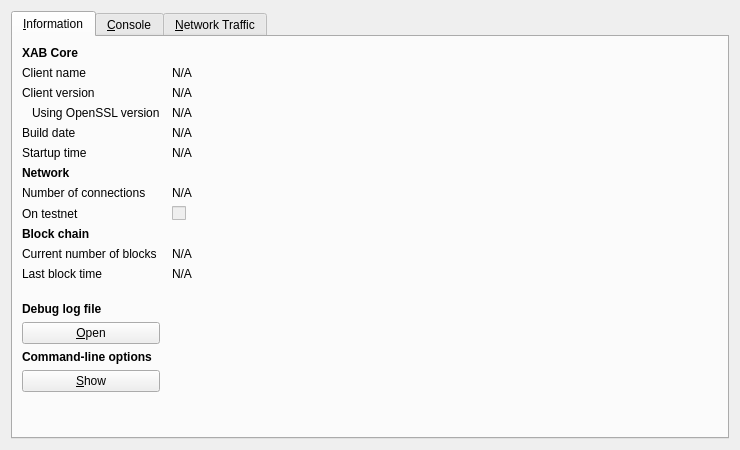
<?xml version="1.0" encoding="UTF-8"?>
<ui version="4.0">
 <class>RPCConsole</class>
 <widget class="QDialog" name="RPCConsole">
  <property name="geometry">
   <rect>
    <x>0</x>
    <y>0</y>
    <width>740</width>
    <height>450</height>
   </rect>
  </property>
  <property name="windowTitle">
   <string>XAB - Debug window</string>
  </property>
  <layout class="QVBoxLayout" name="verticalLayout_2">
   <item>
    <widget class="QTabWidget" name="tabWidget">
     <property name="currentIndex">
      <number>0</number>
     </property>
     <widget class="QWidget" name="tab_info">
      <attribute name="title">
       <string>&amp;Information</string>
      </attribute>
      <layout class="QGridLayout" name="gridLayout" columnstretch="0,1">
       <property name="horizontalSpacing">
        <number>12</number>
       </property>
       <item row="0" column="0">
        <widget class="QLabel" name="label_9">
         <property name="font">
          <font>
           <weight>75</weight>
           <bold>true</bold>
          </font>
         </property>
         <property name="text">
          <string>XAB Core</string>
         </property>
        </widget>
       </item>
       <item row="1" column="0">
        <widget class="QLabel" name="label_5">
         <property name="text">
          <string>Client name</string>
         </property>
        </widget>
       </item>
       <item row="1" column="1">
        <widget class="QLabel" name="clientName">
         <property name="cursor">
          <cursorShape>IBeamCursor</cursorShape>
         </property>
         <property name="text">
          <string>N/A</string>
         </property>
         <property name="textFormat">
          <enum>Qt::PlainText</enum>
         </property>
         <property name="textInteractionFlags">
          <set>Qt::LinksAccessibleByMouse|Qt::TextSelectableByKeyboard|Qt::TextSelectableByMouse</set>
         </property>
        </widget>
       </item>
       <item row="2" column="0">
        <widget class="QLabel" name="label_6">
         <property name="text">
          <string>Client version</string>
         </property>
        </widget>
       </item>
       <item row="2" column="1">
        <widget class="QLabel" name="clientVersion">
         <property name="cursor">
          <cursorShape>IBeamCursor</cursorShape>
         </property>
         <property name="text">
          <string>N/A</string>
         </property>
         <property name="textFormat">
          <enum>Qt::PlainText</enum>
         </property>
         <property name="textInteractionFlags">
          <set>Qt::LinksAccessibleByMouse|Qt::TextSelectableByKeyboard|Qt::TextSelectableByMouse</set>
         </property>
        </widget>
       </item>
       <item row="3" column="0">
        <widget class="QLabel" name="label_14">
         <property name="text">
          <string>Using OpenSSL version</string>
         </property>
         <property name="indent">
          <number>10</number>
         </property>
        </widget>
       </item>
       <item row="3" column="1">
        <widget class="QLabel" name="openSSLVersion">
         <property name="cursor">
          <cursorShape>IBeamCursor</cursorShape>
         </property>
         <property name="text">
          <string>N/A</string>
         </property>
         <property name="textFormat">
          <enum>Qt::PlainText</enum>
         </property>
         <property name="textInteractionFlags">
          <set>Qt::LinksAccessibleByMouse|Qt::TextSelectableByKeyboard|Qt::TextSelectableByMouse</set>
         </property>
        </widget>
       </item>
       <item row="4" column="0">
        <widget class="QLabel" name="label_12">
         <property name="text">
          <string>Build date</string>
         </property>
        </widget>
       </item>
       <item row="4" column="1">
        <widget class="QLabel" name="buildDate">
         <property name="cursor">
          <cursorShape>IBeamCursor</cursorShape>
         </property>
         <property name="text">
          <string>N/A</string>
         </property>
         <property name="textFormat">
          <enum>Qt::PlainText</enum>
         </property>
         <property name="textInteractionFlags">
          <set>Qt::LinksAccessibleByMouse|Qt::TextSelectableByKeyboard|Qt::TextSelectableByMouse</set>
         </property>
        </widget>
       </item>
       <item row="5" column="0">
        <widget class="QLabel" name="label_13">
         <property name="text">
          <string>Startup time</string>
         </property>
        </widget>
       </item>
       <item row="5" column="1">
        <widget class="QLabel" name="startupTime">
         <property name="cursor">
          <cursorShape>IBeamCursor</cursorShape>
         </property>
         <property name="text">
          <string>N/A</string>
         </property>
         <property name="textFormat">
          <enum>Qt::PlainText</enum>
         </property>
         <property name="textInteractionFlags">
          <set>Qt::LinksAccessibleByMouse|Qt::TextSelectableByKeyboard|Qt::TextSelectableByMouse</set>
         </property>
        </widget>
       </item>
       <item row="6" column="0">
        <widget class="QLabel" name="label_11">
         <property name="font">
          <font>
           <weight>75</weight>
           <bold>true</bold>
          </font>
         </property>
         <property name="text">
          <string>Network</string>
         </property>
        </widget>
       </item>
       <item row="7" column="0">
        <widget class="QLabel" name="label_7">
         <property name="text">
          <string>Number of connections</string>
         </property>
        </widget>
       </item>
       <item row="7" column="1">
        <widget class="QLabel" name="numberOfConnections">
         <property name="cursor">
          <cursorShape>IBeamCursor</cursorShape>
         </property>
         <property name="text">
          <string>N/A</string>
         </property>
         <property name="textFormat">
          <enum>Qt::PlainText</enum>
         </property>
         <property name="textInteractionFlags">
          <set>Qt::LinksAccessibleByMouse|Qt::TextSelectableByKeyboard|Qt::TextSelectableByMouse</set>
         </property>
        </widget>
       </item>
       <item row="8" column="0">
        <widget class="QLabel" name="label_8">
         <property name="text">
          <string>On testnet</string>
         </property>
        </widget>
       </item>
       <item row="8" column="1">
        <widget class="QCheckBox" name="isTestNet">
         <property name="enabled">
          <bool>false</bool>
         </property>
         <property name="text">
          <string/>
         </property>
        </widget>
       </item>
       <item row="9" column="0">
        <widget class="QLabel" name="label_10">
         <property name="font">
          <font>
           <weight>75</weight>
           <bold>true</bold>
          </font>
         </property>
         <property name="text">
          <string>Block chain</string>
         </property>
        </widget>
       </item>
       <item row="10" column="0">
        <widget class="QLabel" name="label_3">
         <property name="text">
          <string>Current number of blocks</string>
         </property>
        </widget>
       </item>
       <item row="10" column="1">
        <widget class="QLabel" name="numberOfBlocks">
         <property name="cursor">
          <cursorShape>IBeamCursor</cursorShape>
         </property>
         <property name="text">
          <string>N/A</string>
         </property>
         <property name="textFormat">
          <enum>Qt::PlainText</enum>
         </property>
         <property name="textInteractionFlags">
          <set>Qt::LinksAccessibleByMouse|Qt::TextSelectableByKeyboard|Qt::TextSelectableByMouse</set>
         </property>
        </widget>
       </item>
       <item row="11" column="0">
        <widget class="QLabel" name="label_2">
         <property name="text">
          <string>Last block time</string>
         </property>
        </widget>
       </item>
       <item row="11" column="1">
        <widget class="QLabel" name="lastBlockTime">
         <property name="cursor">
          <cursorShape>IBeamCursor</cursorShape>
         </property>
         <property name="text">
          <string>N/A</string>
         </property>
         <property name="textFormat">
          <enum>Qt::PlainText</enum>
         </property>
         <property name="textInteractionFlags">
          <set>Qt::LinksAccessibleByMouse|Qt::TextSelectableByKeyboard|Qt::TextSelectableByMouse</set>
         </property>
        </widget>
       </item>
       <item row="12" column="0">
        <spacer name="verticalSpacer_2">
         <property name="orientation">
          <enum>Qt::Vertical</enum>
         </property>
         <property name="sizeHint" stdset="0">
          <size>
           <width>20</width>
           <height>20</height>
          </size>
         </property>
        </spacer>
       </item>
       <item row="13" column="0">
        <widget class="QLabel" name="labelDebugLogfile">
         <property name="font">
          <font>
           <weight>75</weight>
           <bold>true</bold>
          </font>
         </property>
         <property name="text">
          <string>Debug log file</string>
         </property>
        </widget>
       </item>
       <item row="14" column="0">
        <widget class="QPushButton" name="openDebugLogfileButton">
         <property name="toolTip">
          <string>Open the XAB debug log file from the current data directory. This can take a few seconds for large log files.</string>
         </property>
         <property name="text">
          <string>&amp;Open</string>
         </property>
         <property name="autoDefault">
          <bool>false</bool>
         </property>
        </widget>
       </item>
       <item row="15" column="0">
        <widget class="QLabel" name="labelCLOptions">
         <property name="font">
          <font>
           <weight>75</weight>
           <bold>true</bold>
          </font>
         </property>
         <property name="text">
          <string>Command-line options</string>
         </property>
        </widget>
       </item>
       <item row="16" column="0">
        <widget class="QPushButton" name="showCLOptionsButton">
         <property name="toolTip">
          <string>Show the XAB-Qt help message to get a list with possible XAB command-line options.</string>
         </property>
         <property name="text">
          <string>&amp;Show</string>
         </property>
         <property name="autoDefault">
          <bool>false</bool>
         </property>
        </widget>
       </item>
       <item row="17" column="0">
        <spacer name="verticalSpacer">
         <property name="orientation">
          <enum>Qt::Vertical</enum>
         </property>
         <property name="sizeHint" stdset="0">
          <size>
           <width>20</width>
           <height>40</height>
          </size>
         </property>
        </spacer>
       </item>
      </layout>
     </widget>
     <widget class="QWidget" name="tab_console">
      <attribute name="title">
       <string>&amp;Console</string>
      </attribute>
      <layout class="QVBoxLayout" name="verticalLayout_3">
       <property name="spacing">
        <number>3</number>
       </property>
       <item>
        <widget class="QTextEdit" name="messagesWidget">
         <property name="minimumSize">
          <size>
           <width>0</width>
           <height>100</height>
          </size>
         </property>
         <property name="readOnly">
          <bool>true</bool>
         </property>
         <property name="tabKeyNavigation" stdset="0">
          <bool>false</bool>
         </property>
         <property name="columnCount" stdset="0">
          <number>2</number>
         </property>
        </widget>
       </item>
       <item>
        <layout class="QHBoxLayout" name="horizontalLayout">
         <property name="spacing">
          <number>3</number>
         </property>
         <item>
          <widget class="QLabel" name="label">
           <property name="text">
            <string notr="true">&gt;</string>
           </property>
          </widget>
         </item>
         <item>
          <widget class="QLineEdit" name="lineEdit"/>
         </item>
         <item>
          <widget class="QPushButton" name="clearButton">
           <property name="maximumSize">
            <size>
             <width>24</width>
             <height>24</height>
            </size>
           </property>
           <property name="toolTip">
            <string>Clear console</string>
           </property>
           <property name="text">
            <string/>
           </property>
           <property name="icon">
            <iconset resource="../bitcoin.qrc">
             <normaloff>:/icons/remove</normaloff>:/icons/remove</iconset>
           </property>
           <property name="shortcut">
            <string notr="true">Ctrl+L</string>
           </property>
           <property name="autoDefault">
            <bool>false</bool>
           </property>
          </widget>
         </item>
        </layout>
       </item>
      </layout>
     </widget>
     <widget class="QWidget" name="tab">
      <attribute name="title">
       <string>&amp;Network Traffic</string>
      </attribute>
      <layout class="QHBoxLayout" name="horizontalLayout_3">
       <item>
        <layout class="QVBoxLayout" name="verticalLayout_4">
         <item>
          <widget class="TrafficGraphWidget" name="trafficGraph" native="true">
           <property name="sizePolicy">
            <sizepolicy hsizetype="Expanding" vsizetype="Expanding">
             <horstretch>0</horstretch>
             <verstretch>0</verstretch>
            </sizepolicy>
           </property>
          </widget>
         </item>
         <item>
          <layout class="QHBoxLayout" name="horizontalLayout_2">
           <item>
            <widget class="QSlider" name="sldGraphRange">
             <property name="minimum">
              <number>1</number>
             </property>
             <property name="maximum">
              <number>288</number>
             </property>
             <property name="pageStep">
              <number>12</number>
             </property>
             <property name="value">
              <number>6</number>
             </property>
             <property name="orientation">
              <enum>Qt::Horizontal</enum>
             </property>
            </widget>
           </item>
           <item>
            <widget class="QLabel" name="lblGraphRange">
             <property name="minimumSize">
              <size>
               <width>100</width>
               <height>0</height>
              </size>
             </property>
             <property name="alignment">
              <set>Qt::AlignCenter</set>
             </property>
            </widget>
           </item>
           <item>
            <widget class="QPushButton" name="btnClearTrafficGraph">
             <property name="text">
              <string>&amp;Clear</string>
             </property>
            </widget>
           </item>
          </layout>
         </item>
        </layout>
       </item>
       <item>
        <layout class="QVBoxLayout" name="verticalLayout">
         <item>
          <widget class="QGroupBox" name="groupBox">
           <property name="title">
            <string>Totals</string>
           </property>
           <layout class="QVBoxLayout" name="verticalLayout_5">
            <item>
             <layout class="QHBoxLayout" name="horizontalLayout_4">
              <item>
               <widget class="Line" name="line">
                <property name="sizePolicy">
                 <sizepolicy hsizetype="Fixed" vsizetype="Fixed">
                  <horstretch>0</horstretch>
                  <verstretch>0</verstretch>
                 </sizepolicy>
                </property>
                <property name="minimumSize">
                 <size>
                  <width>10</width>
                  <height>0</height>
                 </size>
                </property>
                <property name="palette">
                 <palette>
                  <active>
                   <colorrole role="Light">
                    <brush brushstyle="SolidPattern">
                     <color alpha="255">
                      <red>0</red>
                      <green>255</green>
                      <blue>0</blue>
                     </color>
                    </brush>
                   </colorrole>
                  </active>
                  <inactive>
                   <colorrole role="Light">
                    <brush brushstyle="SolidPattern">
                     <color alpha="255">
                      <red>0</red>
                      <green>255</green>
                      <blue>0</blue>
                     </color>
                    </brush>
                   </colorrole>
                  </inactive>
                  <disabled>
                   <colorrole role="Light">
                    <brush brushstyle="SolidPattern">
                     <color alpha="255">
                      <red>0</red>
                      <green>255</green>
                      <blue>0</blue>
                     </color>
                    </brush>
                   </colorrole>
                  </disabled>
                 </palette>
                </property>
                <property name="orientation">
                 <enum>Qt::Horizontal</enum>
                </property>
               </widget>
              </item>
              <item>
               <widget class="QLabel" name="label_16">
                <property name="text">
                 <string>In:</string>
                </property>
               </widget>
              </item>
              <item>
               <widget class="QLabel" name="lblBytesIn">
                <property name="minimumSize">
                 <size>
                  <width>50</width>
                  <height>0</height>
                 </size>
                </property>
                <property name="alignment">
                 <set>Qt::AlignRight|Qt::AlignTrailing|Qt::AlignVCenter</set>
                </property>
               </widget>
              </item>
             </layout>
            </item>
            <item>
             <layout class="QHBoxLayout" name="horizontalLayout_5">
              <item>
               <widget class="Line" name="line_2">
                <property name="sizePolicy">
                 <sizepolicy hsizetype="Fixed" vsizetype="Fixed">
                  <horstretch>0</horstretch>
                  <verstretch>0</verstretch>
                 </sizepolicy>
                </property>
                <property name="minimumSize">
                 <size>
                  <width>10</width>
                  <height>0</height>
                 </size>
                </property>
                <property name="palette">
                 <palette>
                  <active>
                   <colorrole role="Light">
                    <brush brushstyle="SolidPattern">
                     <color alpha="255">
                      <red>255</red>
                      <green>0</green>
                      <blue>0</blue>
                     </color>
                    </brush>
                   </colorrole>
                  </active>
                  <inactive>
                   <colorrole role="Light">
                    <brush brushstyle="SolidPattern">
                     <color alpha="255">
                      <red>255</red>
                      <green>0</green>
                      <blue>0</blue>
                     </color>
                    </brush>
                   </colorrole>
                  </inactive>
                  <disabled>
                   <colorrole role="Light">
                    <brush brushstyle="SolidPattern">
                     <color alpha="255">
                      <red>255</red>
                      <green>0</green>
                      <blue>0</blue>
                     </color>
                    </brush>
                   </colorrole>
                  </disabled>
                 </palette>
                </property>
                <property name="orientation">
                 <enum>Qt::Horizontal</enum>
                </property>
               </widget>
              </item>
              <item>
               <widget class="QLabel" name="label_17">
                <property name="text">
                 <string>Out:</string>
                </property>
               </widget>
              </item>
              <item>
               <widget class="QLabel" name="lblBytesOut">
                <property name="minimumSize">
                 <size>
                  <width>50</width>
                  <height>0</height>
                 </size>
                </property>
                <property name="alignment">
                 <set>Qt::AlignRight|Qt::AlignTrailing|Qt::AlignVCenter</set>
                </property>
               </widget>
              </item>
             </layout>
            </item>
            <item>
             <spacer name="verticalSpacer_4">
              <property name="orientation">
               <enum>Qt::Vertical</enum>
              </property>
              <property name="sizeHint" stdset="0">
               <size>
                <width>20</width>
                <height>407</height>
               </size>
              </property>
             </spacer>
            </item>
           </layout>
          </widget>
         </item>
        </layout>
       </item>
      </layout>
     </widget>
    </widget>
   </item>
  </layout>
 </widget>
 <customwidgets>
  <customwidget>
   <class>TrafficGraphWidget</class>
   <extends>QWidget</extends>
   <header>trafficgraphwidget.h</header>
   <container>1</container>
   <slots>
    <slot>clear()</slot>
   </slots>
  </customwidget>
 </customwidgets>
 <resources>
  <include location="../bitcoin.qrc"/>
 </resources>
 <connections/>
</ui>
